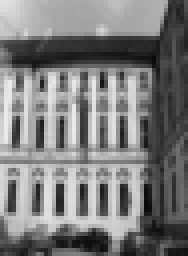
#> input picture dataset/00000030a.png, 47 x 64 px (shown 4 times larger); its folder holds 4 pictures in this run
$ jupyter execute --allow-errors Baitap4.ipynb   (shell and % lines are left out)   (older library calls are emulated)
#> lines starting #> are read from the running program, lines starting #| are printed output that depends on the picture
#> further down, image is the input picture: shape (64, 47); min 10, max 235, mean 123.9
#> pass 2 of the loop `for i in range(10):`:
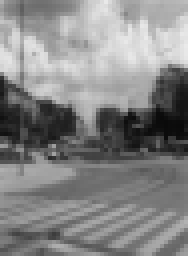
#> input picture dataset/00000051a.png, 47 x 64 px (shown 4 times larger)
#> image is the input picture: shape (64, 47); min 10, max 234, mean 132.6
#> pass 3 of the loop `for i in range(10):`:
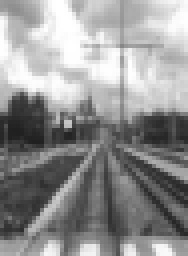
#> input picture dataset/00000058a.png, 47 x 64 px (shown 4 times larger)
#> image is the input picture: shape (64, 47); min 32, max 255, mean 146.8
<a id='baitap4'></a>
# 4. Bài tập 4: Human Dataset

- Mục tiêu: Gom nhóm hình có sự xuất hiện của con người và không có con người.
- Dataset: INRIA Person Dataset.

[cell 1]
# import library
from sklearn.cluster import KMeans
from sklearn.datasets import make_blobs
import matplotlib.pyplot as plt
#plt.gray()

[cell 2]
# import library
from scipy import misc
import glob

images = glob.glob('dataset/*.png')
# create a fig to show image
fig = plt.figure(figsize=(10,5))

plt.title('Some samples in dataset')
plt.axis('off')
# for all 0-9 labels
k= 0
#> (the rest of this cell did not finish here and is left out)

- Dataset gồm 1044 64x47. Gồm 2 class: 558 hình person và 486 hình non-person
- Tiến hành rút trích HOG feature từ mỗi hình và lưu lại.

<a id='baitap4_feature'></a>
## 4.1 Extract HoG Feature

- Sử dụng hàm HoG của thư viện Skimage để thực hiện rút trích đặc trưng HoG từ mỗi ảnh.

[cell 3]
from skimage.feature import hog
from skimage import data, color, exposure
import numpy as np

target = [] # To get true lable
#> target = []
fds, hog_images = [],[]
for imagePath in images:

    if(imagePath[8]=='c'):
        target.append(1)
    else:
        target.append(0)

    image = misc.imread(imagePath, mode='L')
    fd, hog_image = hog(image, orientations=8, pixels_per_cell=(16, 16),cells_per_block=(1, 1), visualise=True)
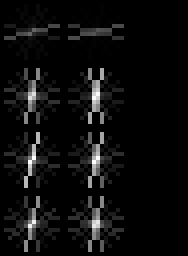
#> hog_image: shape (64, 47) float64 (shown 4 times larger); min 0, max 48.48, mean 2.4; drawn with min black and max white
#> fd = 64 values, max 0.683 at index 11, min 0.0597 at index 9, mean 0.325

    fds.append(fd)
    hog_images.append(hog_image)
#> pass 2 of the loop `for imagePath in images:`:
#> `fd, hog_image = hog(image, orientations=8, pixels_per_cell=(16, 16),ce..`:
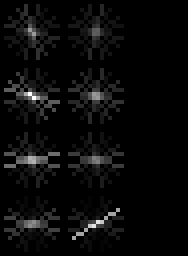
#> hog_image: shape (64, 47) float64 (shown 4 times larger); min 0, max 27.9, mean 1.1; drawn with min black and max white
#> fd = 64 values, max 0.514 at index 58, min 0.0645 at index 63, mean 0.344
#> pass 3 of the loop `for imagePath in images:`:
#> `fd, hog_image = hog(image, orientations=8, pixels_per_cell=(16, 16),ce..`:
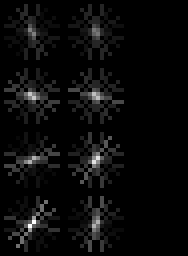
#> hog_image: shape (64, 47) float64 (shown 4 times larger); min 0, max 31.84, mean 1.3; drawn with min black and max white
#> fd = 64 values, max 0.44 at index 48, min 0.156 at index 38, mean 0.347
#> the loop made 4 passes; the first 3 are shown

# Convert fds, hog_image from list to numpy array
feature_HOG = np.array(fds)
hog_images = np.array(hog_images)
